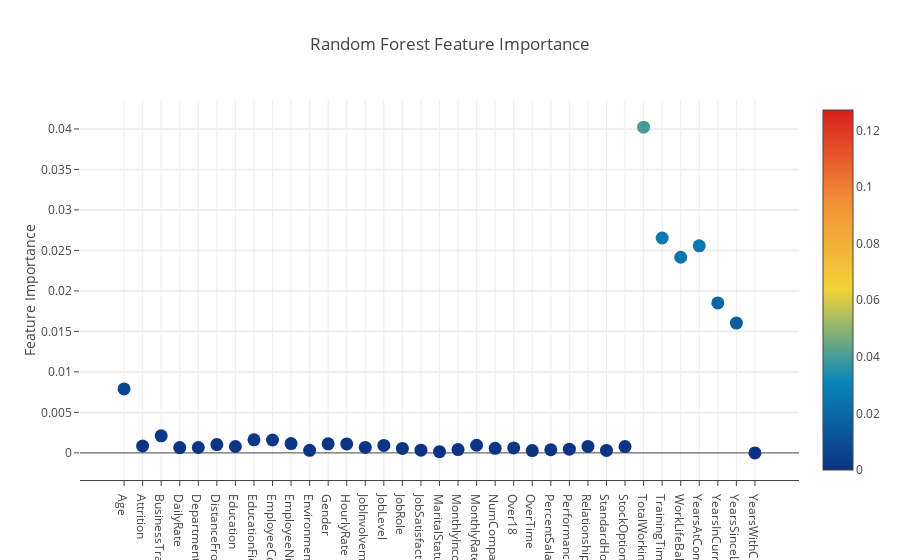

Here is the notebook cell this chart was saved with:
### Code cell
# outputting data summary
print("Summary Info About the Dataset")
print("Does category contain null values?")
print(dataset.isnull().any(), "\n")
print("Said Yes to Attrition: ", y[(y == 1)].size)
print("Said No to Attrition:  ", y[(y == 0)].size)
print("Total responses:       ", y.size)

creatingNeuralNetworkPredictor(X_train, y_train, X_test, y_test)
creatingRandomForestPredictor(X_train, y_train, X_test, y_test)

### Figure 1 — Plotly figure (JSON) as saved in the notebook; plotly's stock layout.template omitted (floating-point values rounded to 4 significant figures)
{"data": [{"marker": {"color": [0.007892, 0.0008475, 0.0021, 0.0006555, 0.0006629, 0.001026, 0.0007863, 0.001617, 0.001592, 0.001154, 0.0003087, 0.001121, 0.0011, 0.0006744, 0.0009184, 0.0005451, 0.0003319, 0.0001507, 0.0004043, 0.0009419, 0.0005657, 0.0006163, 0.0002856, 0.0003839, 0.0004531, 0.0007929, 0.0002967, 0.0007815, 0.04022, 0.02653, 0.02416, 0.02557, 0.01851, 0.01602, 0, 0.024, 0.03542, 0.01703, 0.02007, 0.03725, 0.07659, 0.02351, 0.04559, 0.05349, 0.03386, 0.01817, 0.03044, 0, 0.1272, 0.01559, 0.004803, 0.02348, 0, 0.05563, 0.04157, 0.02223, 0.01667, 0.03538, 0.04335, 0.01865], "colorscale": "Portland", "showscale": true, "size": 13, "sizemode": "diameter", "sizeref": 1}, "mode": "markers", "text": ["Age", "Attrition", "BusinessTravel", "DailyRate", "Department", "DistanceFromHome", "Education", "EducationField", "EmployeeCount", "EmployeeNumber", "EnvironmentSatisfaction", "Gender", "HourlyRate", "JobInvolvement", "JobLevel", "JobRole", "JobSatisfaction", "MaritalStatus", "MonthlyIncome", "MonthlyRate", "NumCompaniesWorked", "Over18", "OverTime", "PercentSalaryHike", "PerformanceRating", "RelationshipSatisfaction", "StandardHours", "StockOptionLevel", "TotalWorkingYears", "TrainingTimesLastYear", "WorkLifeBalance", "YearsAtCompany", "YearsInCurrentRole", "YearsSinceLastPromotion", "YearsWithCurrManager"], "type": "scatter", "uid": "90dd6031-e9f0-4f25-8a79-0a9308af5e08", "x": ["Age", "Attrition", "BusinessTravel", "DailyRate", "Department", "DistanceFromHome", "Education", "EducationField", "EmployeeCount", "EmployeeNumber", "EnvironmentSatisfaction", "Gender", "HourlyRate", "JobInvolvement", "JobLevel", "JobRole", "JobSatisfaction", "MaritalStatus", "MonthlyIncome", "MonthlyRate", "NumCompaniesWorked", "Over18", "OverTime", "PercentSalaryHike", "PerformanceRating", "RelationshipSatisfaction", "StandardHours", "StockOptionLevel", "TotalWorkingYears", "TrainingTimesLastYear", "WorkLifeBalance", "YearsAtCompany", "YearsInCurrentRole", "YearsSinceLastPromotion", "YearsWithCurrManager"], "y": [0.007892, 0.0008475, 0.0021, 0.0006555, 0.0006629, 0.001026, 0.0007863, 0.001617, 0.001592, 0.001154, 0.0003087, 0.001121, 0.0011, 0.0006744, 0.0009184, 0.0005451, 0.0003319, 0.0001507, 0.0004043, 0.0009419, 0.0005657, 0.0006163, 0.0002856, 0.0003839, 0.0004531, 0.0007929, 0.0002967, 0.0007815, 0.04022, 0.02653, 0.02416, 0.02557, 0.01851, 0.01602, 0, 0.024, 0.03542, 0.01703, 0.02007, 0.03725, 0.07659, 0.02351, 0.04559, 0.05349, 0.03386, 0.01817, 0.03044, 0, 0.1272, 0.01559, 0.004803, 0.02348, 0, 0.05563, 0.04157, 0.02223, 0.01667, 0.03538, 0.04335, 0.01865]}], "layout": {"autosize": true, "hovermode": "closest", "showlegend": false, "title": {"text": "Random Forest Feature Importance"}, "xaxis": {"showgrid": true, "showline": true, "ticklen": 5, "zeroline": true}, "yaxis": {"gridwidth": 2, "showgrid": true, "ticklen": 5, "title": {"text": "Feature Importance"}, "zeroline": true}}}
